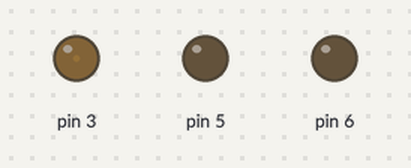
The sketch below on a simulated Arduino Uno, built with avr-gcc and run on an emulated ATmega328P. Parts: output pins drawn as LEDs (lit = HIGH).

Above: at 0.05 s.
At 2.15 s:
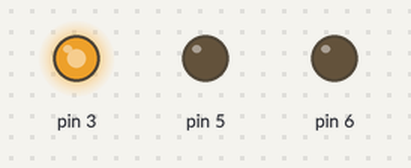
At 3.75 s:
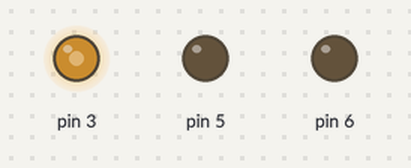
At 7.45 s:
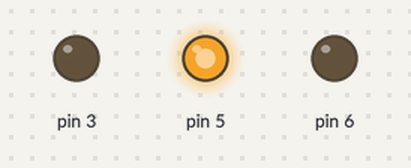
At 11.75 s:
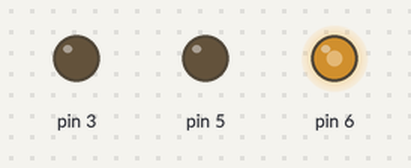
At 14.85 s:
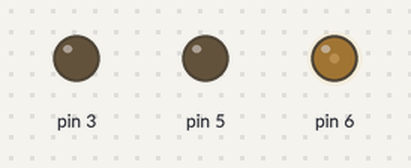
Timing chart, 0 to 20.0 s (numbered marks = the images above):
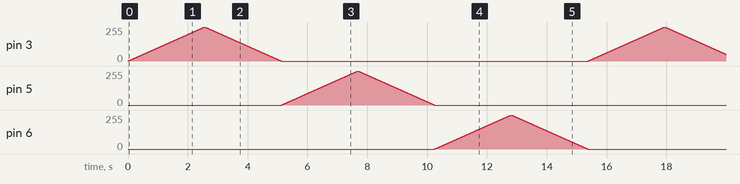

The sketch:

app.ino
```cpp
int leds[] = {3, 5, 6};

void setup() {
    for(auto &pin_LED: leds){
        pinMode(pin_LED, OUTPUT);
    }
}

void repeat(int pin_LED){
    for(int i=0; i<=255; i++) {
        analogWrite(pin_LED, i);
        delay(10);
    }

    for(int i=255; i>=0; i--){
        analogWrite(pin_LED, i);
        delay(10);
    }
}

void loop() {
    for(auto &pin_LED : leds){
        repeat(pin_LED);
    }
}
```
